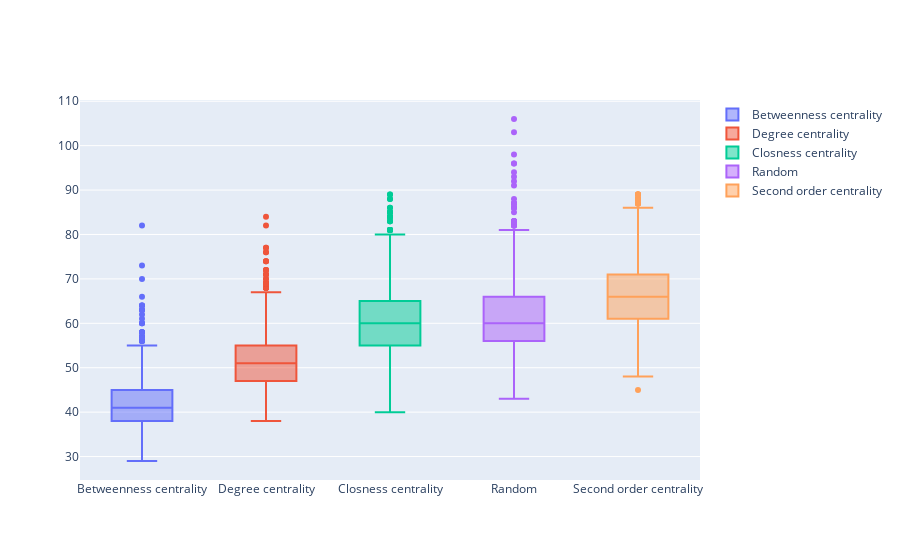

Notebook source saved alongside this figure:
### Code cell
fig = go.Figure()

for group, values in dict_result.items():
    fig.add_trace(go.Box(y=values, name=group))

fig.show()

### Figure 1 — Plotly figure (JSON) as saved in the notebook; plotly's stock layout.template omitted (floating-point values rounded to 4 significant figures; data arrays with more than 128 entries replaced by an {"elided": "..."} marker saying what was removed)
{"data": [{"name": "Betweenness centrality", "type": "box", "y": {"elided": "1500 int values"}}, {"name": "Degree centrality", "type": "box", "y": {"elided": "1500 int values"}}, {"name": "Closness centrality", "type": "box", "y": {"elided": "1497 int values"}}, {"name": "Random", "type": "box", "y": {"elided": "1500 int values"}}, {"name": "Second order centrality", "type": "box", "y": {"elided": "1465 int values"}}], "layout": {}}
